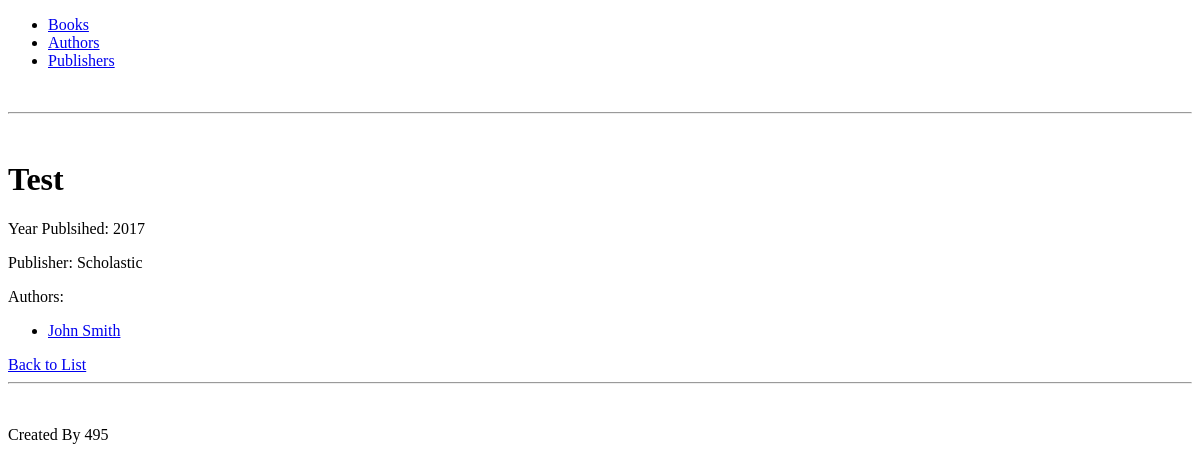
The app's page /books/2, older data.
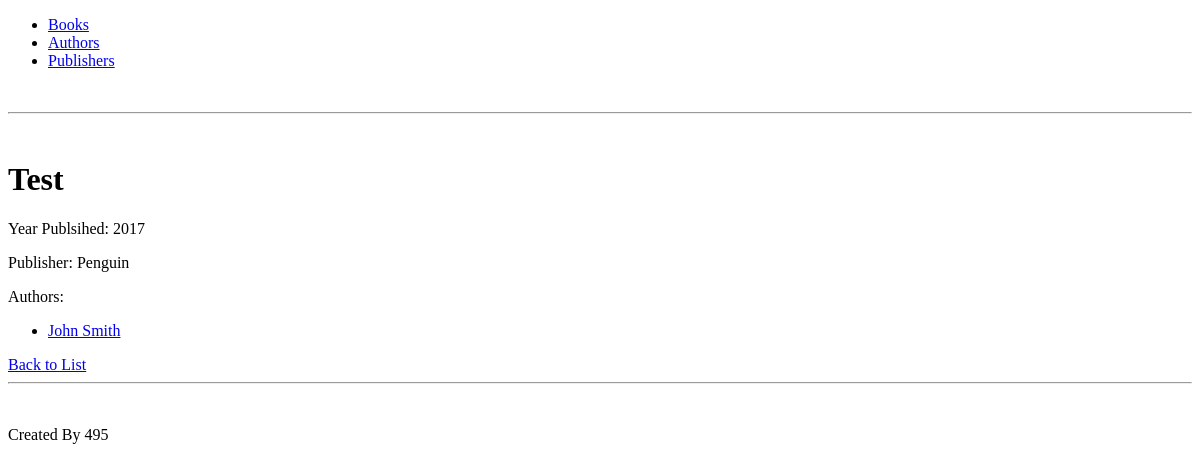
The same page, newer data.
### books/models.py (models this page shows, shortened)
class Book(models.Model):
    title = models.CharField(max_length=255)
    year_published = models.IntegerField(default=timezone.now().year, validators=[validate_past_year])
    publisher = models.ForeignKey(Publisher, on_delete=models.CASCADE)
    authors = models.ManyToManyField(Author)
    class QuerySet(models.QuerySet):
        def alphabetical(self):
            return self.order_by("title")
        def last_decade(self):
            decade_ago = timezone.now().year - 10
            return self.filter(year_published__gt=decade_ago)
    objects = QuerySet.as_manager()

class Publisher(models.Model):
    name = models.CharField(max_length=255)
    class QuerySet(models.QuerySet):
        def alphabetical(self):
            return self.order_by("name")
    objects = QuerySet.as_manager()

class Author(models.Model):
    first_name = models.CharField(max_length=255)
    last_name = models.CharField(max_length=255)
    class QuerySet(models.QuerySet):
        def alphabetical(self):
            return self.order_by("last_name", "first_name")
    objects = QuerySet.as_manager()
    def __str__(self):
        return self.first_name + " " + self.last_name

### books/views.py (the view)
# urls.py: url(r'^(?P<pk>\d+)$', views.BookDetail.as_view(), name='book_detail'),
class BookDetail(DetailView):
    model = Book

### books/templates/books/book_detail.html
{% extends "books_base.html" %}
{% block content %}
<h1 id="book-title">{{ object.title }}</h1>
<p>Year Publsihed: {{ object.year_published }}</p>
<p>Publisher: {{ object.publisher.name }}</p>
<p>
    Authors:
    <ul id="book-authors">
    {% for author in object.authors.all %}
        <li><a href="{% url 'books:author_detail' author.id %}">{{ author }}</a></li>
    {% endfor %}
    </ul>
</p>
<a href="{% url 'books:book_list' %}">Back to List</a>
{% endblock %}

### books/templates/books_base.html (shortened to what this page needs)
{% extends "base.html" %}

### templates/base.html (shortened to what this page needs)
<!DOCTYPE html>
<html lang="en">
<head>
</head>
<body>
<div class="container">
    {% include "navbar.html" %}
    <br><hr><br>
    {% block content %}{% endblock %}
    <br><hr><br>
    {% include "footer.html" %}
</div>
</body>
</html>

### templates/navbar.html
<ul>
  <li><a href="{% url 'books:book_list' %}">Books</a></li>
  <li><a href="{% url 'books:author_list' %}">Authors</a></li>
  <li><a href="{% url 'books:publisher_list' %}">Publishers</a></li>
</ul>

### templates/footer.html
<p>Created By 495</p>

Row changes from the older to the newer data that the page shows:
changed Book "Test": publisher.name "Scholastic" → "Penguin"
